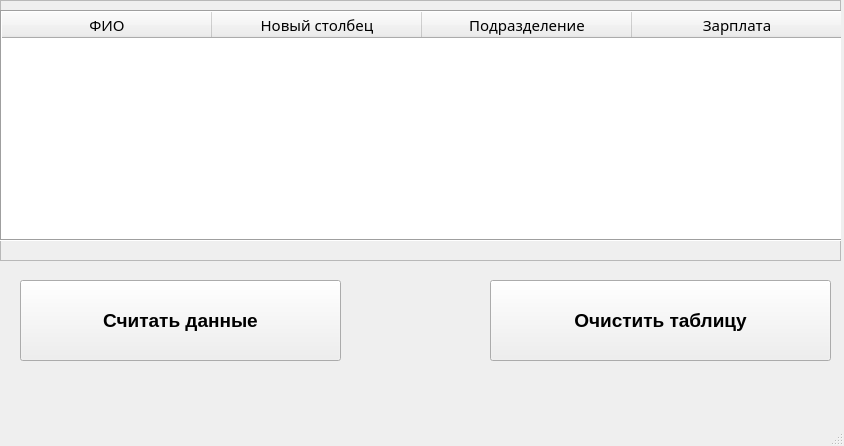
<?xml version="1.0" encoding="UTF-8"?>
<ui version="4.0">
 <class>MainWindow</class>
 <widget class="QMainWindow" name="MainWindow">
  <property name="enabled">
   <bool>true</bool>
  </property>
  <property name="geometry">
   <rect>
    <x>0</x>
    <y>0</y>
    <width>844</width>
    <height>446</height>
   </rect>
  </property>
  <property name="windowTitle">
   <string>Список сотрудников</string>
  </property>
  <widget class="QWidget" name="centralwidget">
   <widget class="QFrame" name="frame">
    <property name="geometry">
     <rect>
      <x>0</x>
      <y>0</y>
      <width>841</width>
      <height>261</height>
     </rect>
    </property>
    <property name="frameShape">
     <enum>QFrame::StyledPanel</enum>
    </property>
    <property name="frameShadow">
     <enum>QFrame::Raised</enum>
    </property>
    <widget class="QTableWidget" name="tableWidget">
     <property name="geometry">
      <rect>
       <x>0</x>
       <y>10</y>
       <width>851</width>
       <height>231</height>
      </rect>
     </property>
     <property name="font">
      <font>
       <family>Perpetua</family>
       <pointsize>11</pointsize>
      </font>
     </property>
     <property name="frameShape">
      <enum>QFrame::Box</enum>
     </property>
     <property name="frameShadow">
      <enum>QFrame::Sunken</enum>
     </property>
     <property name="rowCount">
      <number>0</number>
     </property>
     <property name="columnCount">
      <number>4</number>
     </property>
     <attribute name="horizontalHeaderVisible">
      <bool>true</bool>
     </attribute>
     <attribute name="horizontalHeaderDefaultSectionSize">
      <number>210</number>
     </attribute>
     <column>
      <property name="text">
       <string>ФИО</string>
      </property>
     </column>
     <column>
      <property name="text">
       <string>Новый столбец</string>
      </property>
     </column>
     <column>
      <property name="text">
       <string>Подразделение</string>
      </property>
     </column>
     <column>
      <property name="text">
       <string>Зарплата</string>
      </property>
     </column>
    </widget>
   </widget>
   <widget class="QPushButton" name="pushButton_2">
    <property name="geometry">
     <rect>
      <x>490</x>
      <y>280</y>
      <width>341</width>
      <height>81</height>
     </rect>
    </property>
    <property name="font">
     <font>
      <family>Arial</family>
      <pointsize>14</pointsize>
      <weight>75</weight>
      <bold>true</bold>
     </font>
    </property>
    <property name="text">
     <string>Очистить таблицу</string>
    </property>
   </widget>
   <widget class="QPushButton" name="pushButton">
    <property name="geometry">
     <rect>
      <x>20</x>
      <y>280</y>
      <width>321</width>
      <height>81</height>
     </rect>
    </property>
    <property name="font">
     <font>
      <family>Arial</family>
      <pointsize>14</pointsize>
      <weight>75</weight>
      <bold>true</bold>
     </font>
    </property>
    <property name="text">
     <string>Считать данные</string>
    </property>
   </widget>
  </widget>
  <widget class="QMenuBar" name="menubar">
   <property name="geometry">
    <rect>
     <x>0</x>
     <y>0</y>
     <width>844</width>
     <height>21</height>
    </rect>
   </property>
  </widget>
  <widget class="QStatusBar" name="statusbar"/>
 </widget>
 <resources/>
 <connections>
  <connection>
   <sender>pushButton_2</sender>
   <signal>clicked()</signal>
   <receiver>tableWidget</receiver>
   <slot>clearContents()</slot>
   <hints>
    <hint type="sourcelabel">
     <x>319</x>
     <y>349</y>
    </hint>
    <hint type="destinationlabel">
     <x>301</x>
     <y>222</y>
    </hint>
   </hints>
  </connection>
 </connections>
</ui>
